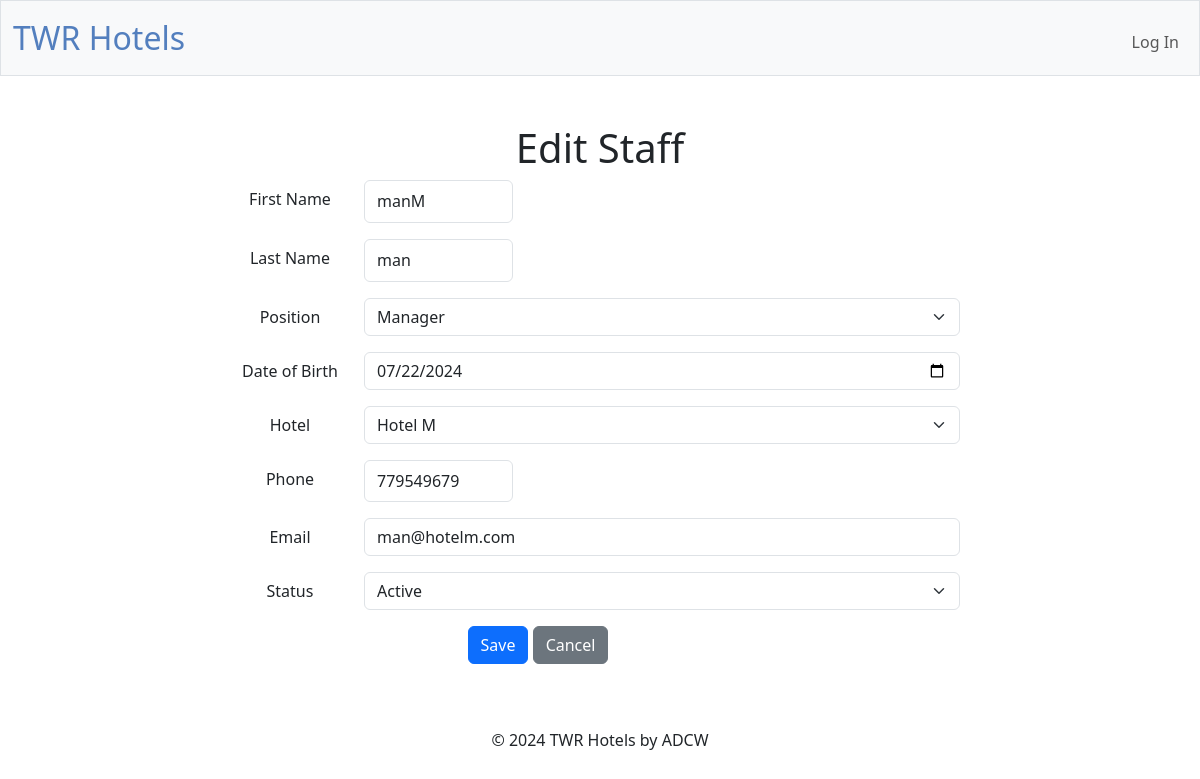
Before: /edit_staff?staffid=1 with the older database file.
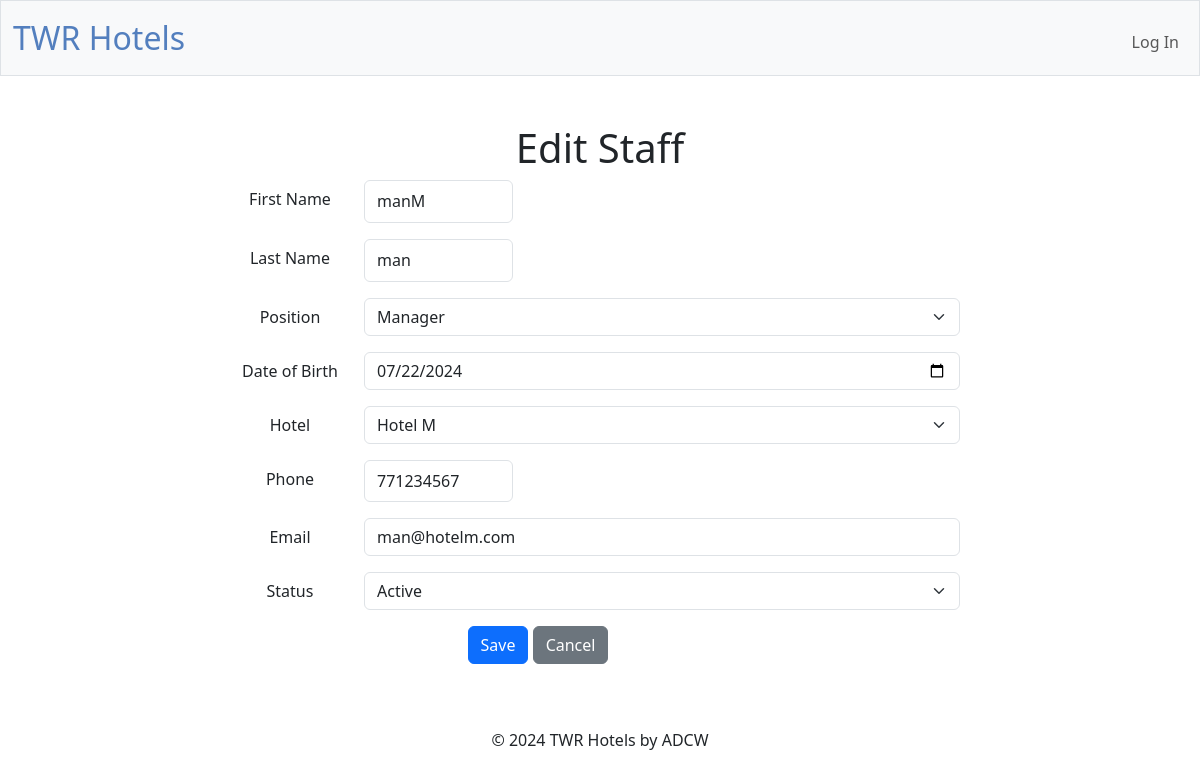
After: the same page with the newer database file.
### tables this page shows
CREATE TABLE "staff_members" (staffID INTEGER PRIMARY KEY AUTOINCREMENT NOT NULL, hotelID INTEGER NOT NULL, firstName TEXT NOT NULL, lastName TEXT NOT NULL, positionID INTEGER NOT NULL DEFAULT 1,password TEXT NOT NULL,  dateOfBirth DATE NOT NULL, phone INTEGER NOT NULL, email TEXT NOT NULL, statusID INTEGER NOT NULL DEFAULT 1, FOREIGN KEY (hotelID) REFERENCES hotels(hotelID), FOREIGN KEY (positionID) REFERENCES position(id), FOREIGN KEY (statusID) REFERENCES status(statusID));

CREATE TABLE position (id INTEGER PRIMARY KEY AUTOINCREMENT NOT NULL, name TEXT NOT NULL);

CREATE TABLE "hotels" (hotelID INTEGER PRIMARY KEY AUTOINCREMENT NOT NULL , name TEXT NOT NULL, address TEXT, phone INTEGER NOT NULL, email TEXT NOT NULL, checkinTime TIME NOT NULL, checkoutTime TIME NOT NULL, statusID INTEGER NOT NULL, FOREIGN KEY (statusID) REFERENCES status(statusID));

CREATE TABLE "status" (statusID INTEGER PRIMARY KEY AUTOINCREMENT NOT NULL, status TEXT NOT NULL);

### app.py (the view, shortened to what this page needs)
@app.route("/edit_staff", methods=["GET", "POST"])
@admin_required
def edit_staff():
    staffID = request.args.get("staffid")
    staff = db.execute(
        "SELECT staff_members.*, position.name as position FROM staff_members INNER JOIN position ON position.id = staff_members.positionID WHERE staffID = ?", staffID)
    staff = staff[0] if staff else None
    hotels = db.execute("SELECT * FROM hotels")
    allStatus = db.execute("SELECT * FROM status")
    positions = db.execute("SELECT * FROM position")
    return render_template("edit_staff.html", staff=staff, hotels=hotels, allStatus=allStatus, positions=positions)

### app.py (called while the page is built)
@app.after_request
def after_request(response):
    response.headers["Cache-Control"] = "no-cache, no-store, must-revalidate"
    response.headers["Expires"] = 0
    response.headers["Pragma"] = "no-cache"
    return response

### templates/edit_staff.html (shortened to what the changed rows need)
{% extends "layout.html" %}
{% block main %}
    <h1>Edit Staff</h1>
     <div class="container">
        <div class="row">
            <div class="col-md-8 offset-md-2">
                <form action="/edit_staff" method="post">
                    <div class="mb-3 row">
                        <div class="col-sm-10">
                            <input type="text" class="form-control" id="firstName" name="firstName" value="{{ staff['firstName'] }}" required>
                        </div>
                    </div>
                    <div class="mb-3 row">
                        <div class="col-sm-10">
                            <input type="text" class="form-control" id="lastName" name="lastName" value="{{ staff['lastName'] }}" required>
                        </div>
                    </div>
                    <div class="mb-3 row">
                        <div class="col-sm-10">
                            <select class="form-select" id="position" name="position" required>
                                {% for position in positions %}
                                    <option value="{{ position['id'] }}" {% if position['id'] == staff['positionID'] %} selected {% endif %}>{{ position['name'] }}</option>
                                {% endfor %}
                            </select>
                        </div>
                    </div>
                    <div class="mb-3 row">
                        <div class="col-sm-10">
                            <input type="date" class="form-control" id="dateOfBirth" name="dateOfBirth" value="{{ staff['dateOfBirth'] }}" required>
                        </div>
                    </div>
                    <div class="mb-3 row">
                        <div class="col-sm-10">
                            <select class="form-select" id="hotel" name="hotel" required>
                                {% for hotel in hotels %}
                                    <option value="{{ hotel['hotelID'] }}" {% if hotel['hotelID'] == staff['hotelID'] %} selected {% endif %}>{{ hotel['name'] }}</option>
                                {% endfor %}
                            </select>
                        </div>
                    </div>
                    <div class="mb-3 row">
                        <div class="col-sm-10">
                            <input type="text" class="form-control" id="phone" name="phone" value="{{ staff['phone'] }}" required>
                        </div>
                    </div>
                    <div class="mb-3 row">
                        <div class="col-sm-10">
                            <input type="email" class="form-control" id="email" name="email" value="{{ staff['email'] }}" required>
                        </div>
                    </div>
                    <div class="mb-3 row">
                        <div class="col-sm-10">
                            <select class="form-select" id="status" name="status" required>
                                {% for status in allStatus %}
                                    <option value="{{ status['statusID'] }}" {% if status['statusID'] == staff['statusID'] %} selected {% endif %}>{{ status['status'] }}</option>
                                {% endfor %}
                            </select>
                        </div>
                    </div>
                </form>
            </div>
        </div>
    </div>
{% endblock %}

Changed rows visible on the page:
changed staff_members "manM": phone "779549679" → "771234567"
